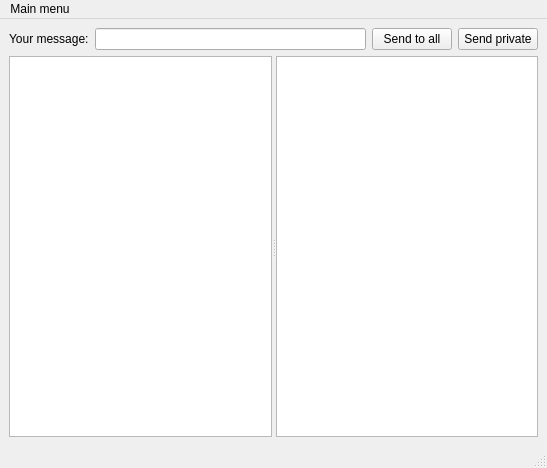
<?xml version="1.0" encoding="UTF-8"?>
<ui version="4.0">
 <class>MainWindow</class>
 <widget class="QMainWindow" name="MainWindow">
  <property name="geometry">
   <rect>
    <x>0</x>
    <y>0</y>
    <width>547</width>
    <height>468</height>
   </rect>
  </property>
  <property name="windowTitle">
   <string>MainWindow</string>
  </property>
  <widget class="QWidget" name="centralwidget">
   <layout class="QVBoxLayout" name="verticalLayout" stretch="0,1">
    <item>
     <layout class="QHBoxLayout" name="horizontalLayout">
      <item>
       <widget class="QLabel" name="label">
        <property name="text">
         <string>Your message:</string>
        </property>
       </widget>
      </item>
      <item>
       <widget class="QLineEdit" name="messageLineEdit"/>
      </item>
      <item>
       <widget class="QPushButton" name="sendMessageButton">
        <property name="text">
         <string>Send to all</string>
        </property>
       </widget>
      </item>
      <item>
       <widget class="QPushButton" name="privateMessageSendButton">
        <property name="text">
         <string>Send private</string>
        </property>
       </widget>
      </item>
     </layout>
    </item>
    <item>
     <widget class="QSplitter" name="splitter">
      <property name="orientation">
       <enum>Qt::Orientation::Horizontal</enum>
      </property>
      <widget class="QTextBrowser" name="commonChatBrowser"/>
      <widget class="QTextBrowser" name="privateChatBrowser"/>
     </widget>
    </item>
   </layout>
  </widget>
  <widget class="QMenuBar" name="menubar">
   <property name="geometry">
    <rect>
     <x>0</x>
     <y>0</y>
     <width>547</width>
     <height>26</height>
    </rect>
   </property>
   <widget class="QMenu" name="menuMain_menu">
    <property name="title">
     <string>Main menu</string>
    </property>
    <addaction name="actionOpen_another_client"/>
    <addaction name="separator"/>
    <addaction name="actionClose_this_client"/>
   </widget>
   <addaction name="menuMain_menu"/>
  </widget>
  <widget class="QStatusBar" name="statusbar"/>
  <action name="actionOpen_another_client">
   <property name="text">
    <string>Open another client</string>
   </property>
  </action>
  <action name="actionClose_this_client">
   <property name="text">
    <string>Close this client</string>
   </property>
  </action>
 </widget>
 <resources/>
 <connections/>
</ui>
